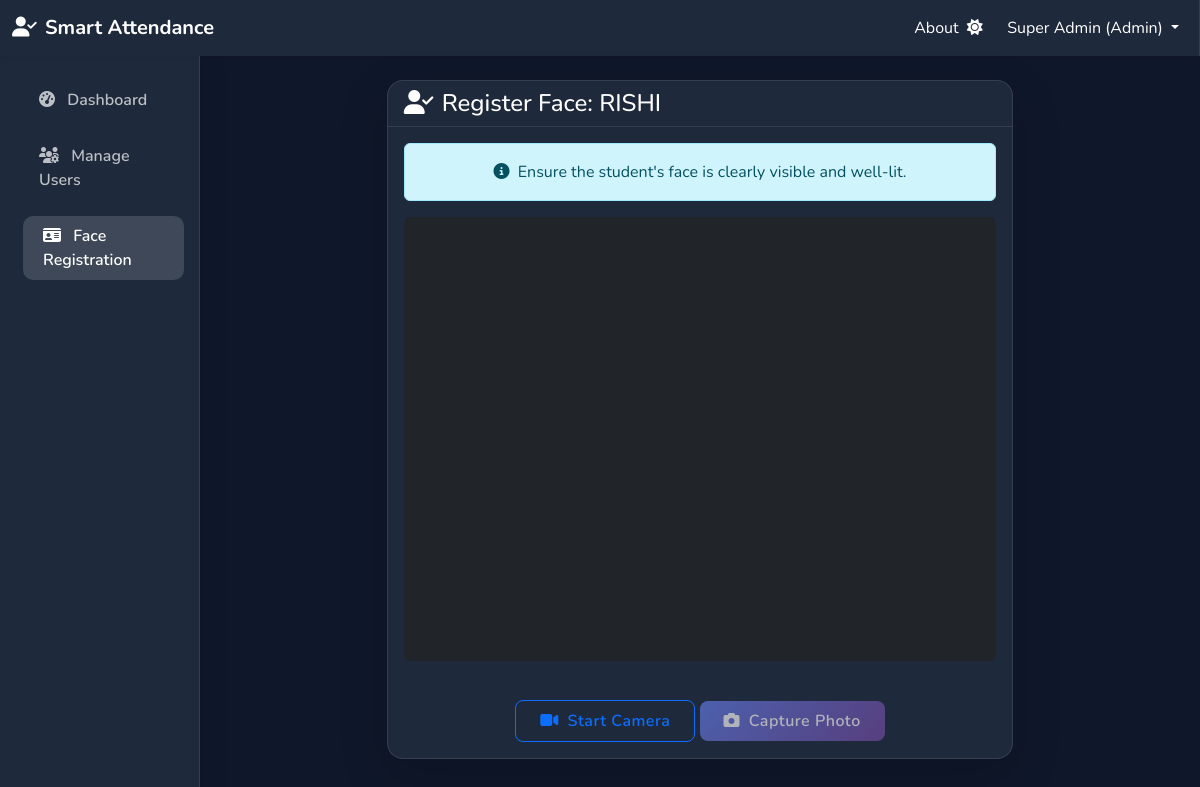
The app's page /admin/register_face_capture/1 (signed in) with its own data.
### app/models.py (models this page shows, shortened)
class User(db.Model, UserMixin):
    id = db.Column(db.Integer, primary_key=True)
    name = db.Column(db.String(100), nullable=False)
    email = db.Column(db.String(120), unique=True, nullable=False)
    password_hash = db.Column(db.String(128), nullable=False)
    role = db.Column(db.String(20), nullable=False) # 'admin', 'faculty', 'student'
    theme = db.Column(db.String(10), default='light') # 'light' or 'dark'
    student_profile = db.relationship('Student', backref='user', uselist=False, cascade="all, delete-orphan")
    faculty_profile = db.relationship('Faculty', backref='user', uselist=False, cascade="all, delete-orphan")

### app/admin/routes.py (the view)
@admin.route("/admin/register_face_capture/<int:student_id>")
@login_required
def register_face_capture(student_id):
    if current_user.role != 'admin':
        return redirect(url_for('main.home'))
    student = Student.query.get_or_404(student_id)
    return render_template('admin/register_face.html', student=student)

### app/models.py (called while the page is built)
@login_manager.user_loader
def load_user(user_id):
    return User.query.get(int(user_id))

### app/templates/admin/register_face.html (shortened to what this page needs)
{% extends "base.html" %}
{% block content %}
<div class="row justify-content-center">
    <div class="col-lg-8">
        <div class="card shadow-lg">
            <div class="card-header bg-primary text-white">
                <h4 class="mb-0"><i class="fas fa-user-check me-2"></i>Register Face: {{ student.user.name }}</h4>
            </div>
            <div class="card-body text-center">
                <div class="alert alert-info border-left-info">
                    <i class="fas fa-info-circle me-1"></i> Ensure the student's face is clearly visible and well-lit.
                </div>
                <div class="position-relative d-inline-block mb-3 bg-dark rounded overflow-hidden"
                    style="width: 100%; max-width: 640px; aspect-ratio: 4/3;">
                    <video id="video" autoplay playsinline
                        style="width: 100%; height: 100%; object-fit: cover;"></video>
                </div>
                <div class="controls mt-3">
                    <button id="start-camera" class="btn btn-outline-primary"><i class="fas fa-video me-1"></i> Start
                        Camera</button>
                    <button id="capture-btn" class="btn btn-primary" disabled><i class="fas fa-camera me-1"></i> Capture
                        Photo</button>
                </div>
            </div>
        </div>
    </div>
</div>
{% endblock %}

### app/templates/base.html (shortened to what this page needs)
<!DOCTYPE html>
<html lang="en">
<head>
    <link href="https://cdn.jsdelivr.net/npm/bootstrap@5.3.0/dist/css/bootstrap.min.css" rel="stylesheet">
    <link rel="stylesheet" href="{{ url_for('static', filename='css/style.css') }}">
    <link rel="stylesheet" href="https://cdnjs.cloudflare.com/ajax/libs/font-awesome/6.4.0/css/all.min.css">
</head>
<body class="{{ 'dark-mode' if current_user.is_authenticated and current_user.theme == 'dark' else '' }}">
    <nav class="navbar navbar-expand-lg navbar-dark bg-primary shadow-sm">
        <div class="container-fluid">
            <a class="navbar-brand fw-bold" href="{{ url_for('main.home') }}">
                <i class="fas fa-user-check me-2"></i>Smart Attendance
            </a>
            <div class="collapse navbar-collapse" id="navContent">
                <ul class="navbar-nav ms-auto mb-2 mb-lg-0">
                    {% if current_user.is_authenticated %}
                    <li class="nav-item">
                        <a class="nav-link text-white" href="{{ url_for('main.about') }}">About</a>
                    </li>
                    <li class="nav-item d-flex align-items-center me-3">
                        <form action="{{ url_for('main.toggle_theme') }}" method="POST" class="d-inline">
                            <button type="submit" class="btn btn-link nav-link p-0 text-white" title="Toggle Theme">
                                {% if current_user.theme == 'dark' %}
                                <i class="fas fa-sun"></i>
                                {% else %}
                                <i class="fas fa-moon"></i>
                                {% endif %}
                            </button>
                        </form>
                    </li>
                    <li class="nav-item dropdown">
                        <a class="nav-link dropdown-toggle text-white" href="#" role="button" data-bs-toggle="dropdown">
                            {{ current_user.name }} ({{ current_user.role|title }})
                        </a>
                    </li>
                    {% endif %}
                </ul>
            </div>
        </div>
    </nav>
    <div class="container-fluid">
        <div class="row">
            {% if current_user.is_authenticated %}
            <nav class="col-md-3 col-lg-2 d-md-block sidebar collapse px-0">
                <div class="position-sticky pt-3">
                    <ul class="nav flex-column ps-2">
                        {% if current_user.role == 'admin' %}
                        <li class="nav-item">
                            <a class="nav-link {{ 'active' if request.endpoint == 'admin.dashboard' else '' }}"
                                href="{{ url_for('admin.dashboard') }}">
                                <i class="fas fa-tachometer-alt me-2"></i> Dashboard
                            </a>
                        </li>
                        <li class="nav-item">
                            <a class="nav-link {{ 'active' if 'register_user' in request.endpoint else '' }}"
                                href="{{ url_for('admin.register_user') }}">
                                <i class="fas fa-users-cog me-2"></i> Manage Users
                            </a>
                        </li>
                        <li class="nav-item">
                            <a class="nav-link {{ 'active' if 'face' in request.endpoint else '' }}"
                                href="{{ url_for('admin.register_face_selection') }}">
                                <i class="fas fa-id-card me-2"></i> Face Registration
                            </a>
                        </li>
                        {% endif %}
                    </ul>
                </div>
            </nav>
            <main class="col-md-9 ms-sm-auto col-lg-10 px-md-4 py-4">
                {% else %}
                <main class="col-12 px-md-4 py-4">
                    {% endif %}
                    {% block content %}{% endblock %}
                </main>
        </div>
    </div>
</body>
</html>

### app/static/css/style.css (style rules this page uses)
:root { --primary-gradient: linear-gradient(135deg, #667eea 0%, #764ba2 100%); --secondary-gradient: linear-gradient(135deg, #f5f7fa 0%, #c3cfe2 100%); --bg-light: #f8f9fc; --text-light: #2d3748; --card-light: #ffffff; --nav-light: #ffffff; --bg-dark: #0f172a; --text-dark: #e2e8f0; --card-dark: #1e293b; --nav-dark: #1e293b; --glass-border: rgba(255, 255, 255, 0.1); }
body { background-color: var(--bg-light); color: var(--text-light); font-family: 'Nunito', sans-serif; transition: background-color 0.3s ease, color 0.3s ease; }
body.dark-mode { background-color: var(--bg-dark); color: var(--text-dark); }
body.dark-mode .card { background-color: var(--card-dark); border: 1px solid var(--glass-border); color: var(--text-dark); }
body.dark-mode .card-header { background-color: transparent !important; border-bottom: 1px solid var(--glass-border); color: var(--text-dark); }
body.dark-mode .navbar, body.dark-mode .sidebar { background: var(--nav-dark) !important; border-right: 1px solid var(--glass-border); }
.card { border: none; border-radius: 1rem; box-shadow: 0 4px 6px -1px rgba(0, 0, 0, 0.1), 0 2px 4px -1px rgba(0, 0, 0, 0.06); transition: transform 0.2s; animation: fadeIn 0.5s ease-out; }
.btn { border-radius: 0.5rem; padding: 0.5rem 1.5rem; font-weight: 600; letter-spacing: 0.5px; transition: all 0.2s; }
.btn-primary { background-image: var(--primary-gradient); border: none; }
.sidebar { min-height: 100vh; background-image: var(--primary-gradient); box-shadow: 4px 0 24px rgba(0, 0, 0, 0.1); }
.sidebar .nav-link { color: rgba(255, 255, 255, 0.7); margin: 8px 15px; border-radius: 10px; transition: all 0.3s; font-weight: 600; }
.sidebar .nav-link:hover, .sidebar .nav-link.active { background: rgba(255, 255, 255, 0.15); color: white; backdrop-filter: blur(10px); padding-left: 20px; }

### records on screen
User: name "Super Admin", role "Admin"
User: user.name "RISHI"
